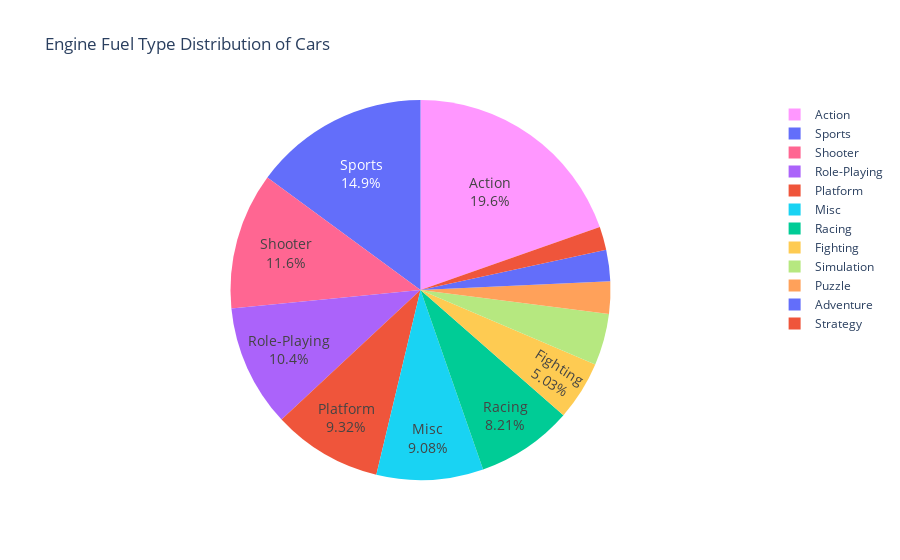

Here is the notebook cell this chart was saved with:
### Code cell
fig5 = px.pie(df, values='Global_Sales', names='Genre', 
             color='Genre', title='Engine Fuel Type Distribution of Cars')
fig5.update_traces(textposition='inside', textinfo='percent+label')
fig5.update_layout(uniformtext_minsize=14, uniformtext_mode='hide')
fig5.show()

### Figure 1 — Plotly figure (JSON) as saved in the notebook; plotly's stock layout.template omitted (floating-point values rounded to 4 significant figures; data arrays with more than 128 entries replaced by an {"elided": "..."} marker saying what was removed)
{"data": [{"customdata": {"elided": "16598x1 str values"}, "domain": {"x": [0, 1], "y": [0, 1]}, "hovertemplate": "Genre=%{customdata[0]}<br>Global_Sales=%{value}<extra></extra>", "labels": {"elided": "16598 str values"}, "legendgroup": "", "marker": {"colors": {"elided": "16598 str values"}}, "name": "", "showlegend": true, "textinfo": "percent+label", "textposition": "inside", "type": "pie", "values": {"elided": "16598 float values"}}], "layout": {"legend": {"tracegroupgap": 0}, "title": {"text": "Engine Fuel Type Distribution of Cars"}, "uniformtext": {"minsize": 14, "mode": "hide"}}}
